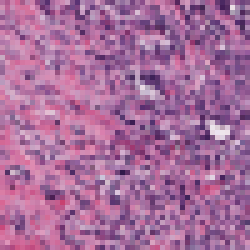
#> input picture Métodos Numéricos/Projeto 1 - Detecção de Câncer de Mama/10272_idx5_x1651_y1001_class1.png, 50 x 50 px, found by its file name (shown 5 times larger)
$ jupyter execute 'Projeto Detecção de Câncer de Mama.ipynb'
#> lines starting #> are read from the running program, lines starting #| are printed output that depends on the picture; after the words box and inside, x2 and y2 are one past the last pixel; in counts of white or black regions, pixels touching at a corner belong together
# <center>__MÉTODOS NUMÉRICOS__</center>
## <center>__PROJETO DETECÇÃO DE CÂNCER DE MAMA.__</center>

#### <center>__JACKSON PLATINY__</center>

[cell 1]
import numpy as np
from scipy import ndimage
import matplotlib.pyplot as plt

[cell 2]
#com anomalias
image_path = 'C:/Users/jacks/OneDrive/Área de Trabalho/metodos/10272_idx5_x1651_y1001_class1.png'  # Substitua pelo caminho da imagem real
image = plt.imread(image_path)
#> image is the input picture: shape (50, 50, 3) float32; mean R, G, B 0.656, 0.425, 0.612

[cell 3]
gray_image = np.mean(image, axis=2)
smoothed_image = ndimage.gaussian_filter(gray_image, sigma=2)
threshold = 0.5
binary_mask = smoothed_image > threshold
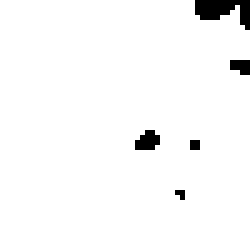
#> binary_mask: shape (50, 50) bool (shown 5 times larger); 97.2% white; 5 black regions (4 under 20 px), largest, box (x1, y1, x2, y2) and area: (39, 0, 50, 6) 39
highlighted_image = np.copy(image)
highlighted_image[~binary_mask] = [1, 0, 0]  # Realçar os pixels não mascarados (vermelho)
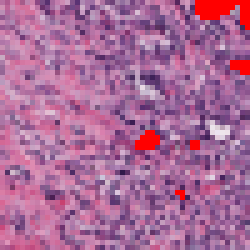
#> highlighted_image: shape (50, 50, 3) float32 (shown 5 times larger); 2.84% of pixels changed, all inside (x1, y1, x2, y2) = (27, 0, 50, 40)
plt.figure(figsize=(10, 5))
plt.subplot(1, 2, 1)
plt.imshow(image)
plt.title('Imagem Original Paciente 1')
plt.subplot(1, 2, 2)
plt.imshow(highlighted_image)
plt.title('Artefatos Anormais Realçados Paciente 1')
plt.show()

[cell 4]
#sem anomalias
image_path = 'C:/Users/jacks/OneDrive/Área de Trabalho/metodos/10272_idx5_x1001_y2051_class0.png'  # Substitua pelo caminho da imagem real
image = plt.imread(image_path)
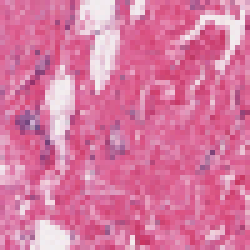
#> input picture Métodos Numéricos/Projeto 1 - Detecção de Câncer de Mama/10272_idx5_x1001_y2051_class0.png, 50 x 50 px, found by its file name (shown 5 times larger)
#> image is the input picture: shape (50, 50, 3) float32; mean R, G, B 0.849, 0.468, 0.632

[cell 5]
gray_image = np.mean(image, axis=2)
smoothed_image = ndimage.gaussian_filter(gray_image, sigma=2)
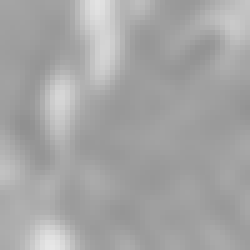
#> smoothed_image: shape (50, 50) float32 (shown 5 times larger); min 0.565, max 0.907, mean 0.649
threshold = 0.5
binary_mask = smoothed_image > threshold
#> binary_mask: shape (50, 50) bool; every value is 1
highlighted_image = np.copy(image)
highlighted_image[~binary_mask] = [1, 0, 0]  # Realçar os pixels não mascarados (vermelho)
plt.figure(figsize=(10, 5))
plt.subplot(1, 2, 1)
plt.imshow(image)
plt.title('Imagem Original Paciente 1')
plt.subplot(1, 2, 2)
plt.imshow(highlighted_image)
plt.title('Artefatos Anormais Realçados Paciente 1')
plt.show()

[cell 6]
#com anomalias
image_path = 'C:/Users/jacks/OneDrive/Área de Trabalho/metodos/10255_idx5_x1151_y551_class1.png'  # Substitua pelo caminho da imagem real
image = plt.imread(image_path)
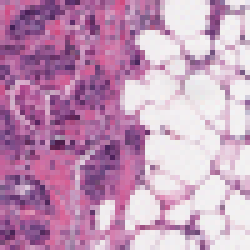
#> input picture Métodos Numéricos/Projeto 1 - Detecção de Câncer de Mama/10255_idx5_x1151_y551_class1.png, 50 x 50 px, found by its file name (shown 5 times larger)
#> image is the input picture: shape (50, 50, 3) float32; mean R, G, B 0.761, 0.587, 0.719

[cell 7]
gray_image = np.mean(image, axis=2)
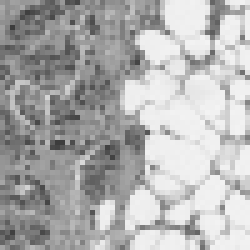
#> gray_image: shape (50, 50) float32 (shown 5 times larger); min 0.235, max 0.954, mean 0.689
smoothed_image = ndimage.gaussian_filter(gray_image, sigma=2)
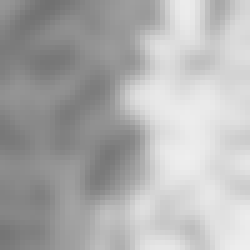
#> smoothed_image: shape (50, 50) float32 (shown 5 times larger); min 0.445, max 0.936, mean 0.689
threshold = 0.5
binary_mask = smoothed_image > threshold
#> binary_mask: shape (50, 50) bool; 91.5% white; 5 black regions, box (x1, y1, x2, y2) and area: (0, 0, 15, 15) 116, (18, 29, 24, 37) 28, (12, 16, 20, 25) 25, (0, 44, 7, 50) 24, (0, 24, 5, 30) 20
highlighted_image = np.copy(image)
highlighted_image[~binary_mask] = [1, 0, 0]  # Realçar os pixels não mascarados (vermelho)
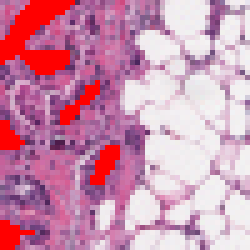
#> highlighted_image: shape (50, 50, 3) float32 (shown 5 times larger); 8.52% of pixels changed, all inside (x1, y1, x2, y2) = (0, 0, 24, 50)
plt.figure(figsize=(10, 5))
plt.subplot(1, 2, 1)
plt.imshow(image)
plt.title('Imagem Original Paciente 2')
plt.subplot(1, 2, 2)
plt.imshow(highlighted_image)
plt.title('Artefatos Anormais Realçados Paciente 2')
plt.show()

[cell 8]
#sem anomalias
image_path = 'C:/Users/jacks/OneDrive/Área de Trabalho/metodos/10255_idx5_x1051_y1051_class0.png'  # Substitua pelo caminho da imagem real
image = plt.imread(image_path)
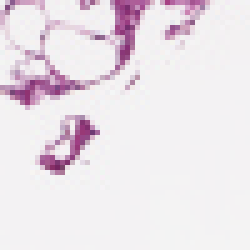
#> input picture Métodos Numéricos/Projeto 1 - Detecção de Câncer de Mama/10255_idx5_x1051_y1051_class0.png, 50 x 50 px, found by its file name (shown 5 times larger)
#> image is the input picture: shape (50, 50, 3) float32; mean R, G, B 0.922, 0.891, 0.914

[cell 9]
gray_image = np.mean(image, axis=2)
smoothed_image = ndimage.gaussian_filter(gray_image, sigma=2)
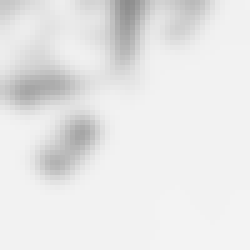
#> smoothed_image: shape (50, 50) float32 (shown 5 times larger); min 0.556, max 0.954, mean 0.909
threshold = 0.5
binary_mask = smoothed_image > threshold
highlighted_image = np.copy(image)
highlighted_image[~binary_mask] = [1, 0, 0]  # Realçar os pixels não mascarados (vermelho)
plt.figure(figsize=(10, 5))
plt.subplot(1, 2, 1)
plt.imshow(image)
plt.title('Imagem Original Paciente 2')
plt.subplot(1, 2, 2)
plt.imshow(highlighted_image)
plt.title('Artefatos Anormais Realçados Paciente 2')
plt.show()
